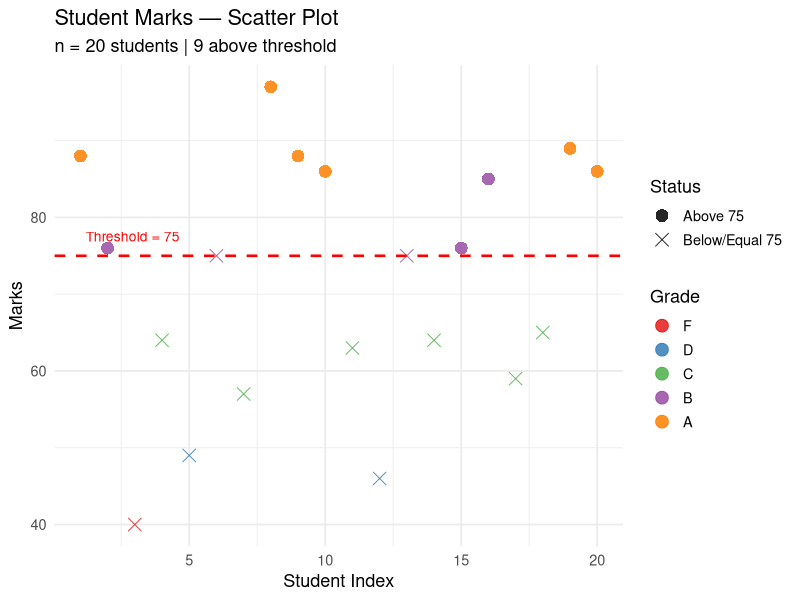

Reproduce this figure in R. (Note: this script raises an error after producing the figure.)
# =============================================================================
# Script 01: Student Data Frame | Subsetting | ggplot2 Scatter Plot
# -----------------------------------------------------------------------------
# Works on any data frame with a numeric score column.
# The student data is created internally; CSV path is optional for extension.
# =============================================================================

# ── 1. Create student data frame ──────────────────────────────────────────────
set.seed(42)
n <- 20

marks_vec <- sample(40:100, n, replace = TRUE)

assign_grade <- function(m) {
  cut(m,
      breaks = c(0, 40, 55, 70, 85, 100),
      labels = c("F", "D", "C", "B", "A"),
      right  = TRUE)
}

student_df <- data.frame(
  Name  = paste0("Student_", sprintf("%02d", 1:n)),
  Marks = marks_vec,
  Grade = assign_grade(marks_vec),
  stringsAsFactors = FALSE
)

cat("=== Full Student Data Frame ===\n")
print(student_df)
cat(sprintf("\nDimensions: %d rows x %d columns\n", nrow(student_df), ncol(student_df)))

# ── 2. Subsetting: students scoring above 75 ──────────────────────────────────
threshold <- 75
above_threshold <- student_df[student_df$Marks > threshold, ]

cat(sprintf("\n=== Students Scoring Above %d ===\n", threshold))
print(above_threshold)
cat(sprintf("\n%d out of %d students scored above %d (%.1f%%)\n",
            nrow(above_threshold), nrow(student_df), threshold,
            100 * nrow(above_threshold) / nrow(student_df)))

# Grade-wise summary
cat("\n=== Grade Distribution ===\n")
print(table(student_df$Grade))

# ── 3. Install and load ggplot2 ───────────────────────────────────────────────
if (!requireNamespace("ggplot2", quietly = TRUE)) {
  cat("Installing ggplot2...\n")
  install.packages("ggplot2")
}
library(ggplot2)
cat("ggplot2 loaded successfully.\n")

# ── 4. Scatter plot (generic: x = row index, y = numeric score column) ────────
student_df$Index <- seq_len(nrow(student_df))

# Highlight above-threshold points
student_df$AboveThreshold <- ifelse(student_df$Marks > threshold, "Above 75", "Below/Equal 75")

p <- ggplot(student_df, aes(x = Index, y = Marks, color = Grade, shape = AboveThreshold)) +
  geom_point(size = 4, alpha = 0.85) +
  geom_hline(yintercept = threshold, linetype = "dashed", color = "red", linewidth = 0.9) +
  annotate("text", x = 1.2, y = threshold + 2.5,
           label = paste("Threshold =", threshold), hjust = 0, color = "red", size = 3.5) +
  scale_color_brewer(palette = "Set1", name = "Grade") +
  scale_shape_manual(values = c("Above 75" = 16, "Below/Equal 75" = 4), name = "Status") +
  labs(title    = "Student Marks — Scatter Plot",
       subtitle = sprintf("n = %d students | %d above threshold", n, nrow(above_threshold)),
       x        = "Student Index",
       y        = "Marks") +
  theme_minimal(base_size = 13) +
  theme(legend.position = "right")

print(p)

output_path <- file.path(dirname(dirname(rstudioapi::getSourceEditorContext()$path)), "01_student_scatter.png")
tryCatch(
  ggsave(output_path, plot = p, width = 9, height = 5, dpi = 150),
  error = function(e) ggsave("01_student_scatter.png", plot = p, width = 9, height = 5, dpi = 150)
)
cat("Plot saved.\n")
